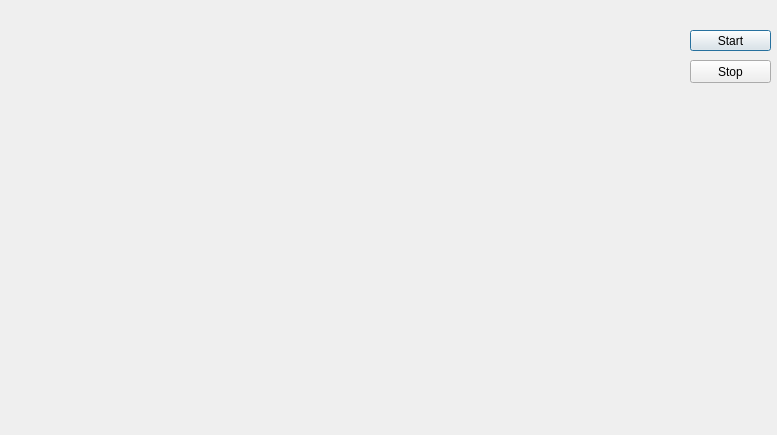
<?xml version="1.0" encoding="UTF-8"?>
<ui version="4.0">
 <class>Dialog</class>
 <widget class="QDialog" name="Dialog">
  <property name="geometry">
   <rect>
    <x>0</x>
    <y>0</y>
    <width>777</width>
    <height>435</height>
   </rect>
  </property>
  <property name="windowTitle">
   <string>Dialog</string>
  </property>
  <widget class="QLabel" name="label">
   <property name="geometry">
    <rect>
     <x>20</x>
     <y>20</y>
     <width>640</width>
     <height>360</height>
    </rect>
   </property>
   <property name="text">
    <string/>
   </property>
  </widget>
  <widget class="QSplitter" name="splitter">
   <property name="geometry">
    <rect>
     <x>690</x>
     <y>30</y>
     <width>81</width>
     <height>21</height>
    </rect>
   </property>
   <property name="orientation">
    <enum>Qt::Horizontal</enum>
   </property>
   <widget class="QPushButton" name="pushButton">
    <property name="text">
     <string>Start</string>
    </property>
   </widget>
  </widget>
  <widget class="QLabel" name="label_2">
   <property name="geometry">
    <rect>
     <x>1380</x>
     <y>130</y>
     <width>61</width>
     <height>41</height>
    </rect>
   </property>
   <property name="text">
    <string/>
   </property>
  </widget>
  <widget class="QPushButton" name="pushButton_2">
   <property name="geometry">
    <rect>
     <x>690</x>
     <y>60</y>
     <width>81</width>
     <height>23</height>
    </rect>
   </property>
   <property name="text">
    <string>Stop</string>
   </property>
  </widget>
 </widget>
 <resources/>
 <connections/>
</ui>
